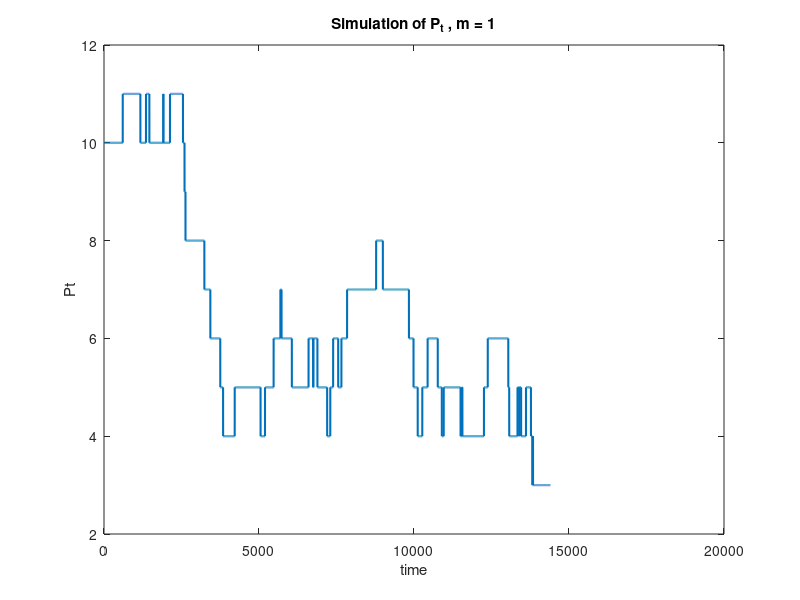
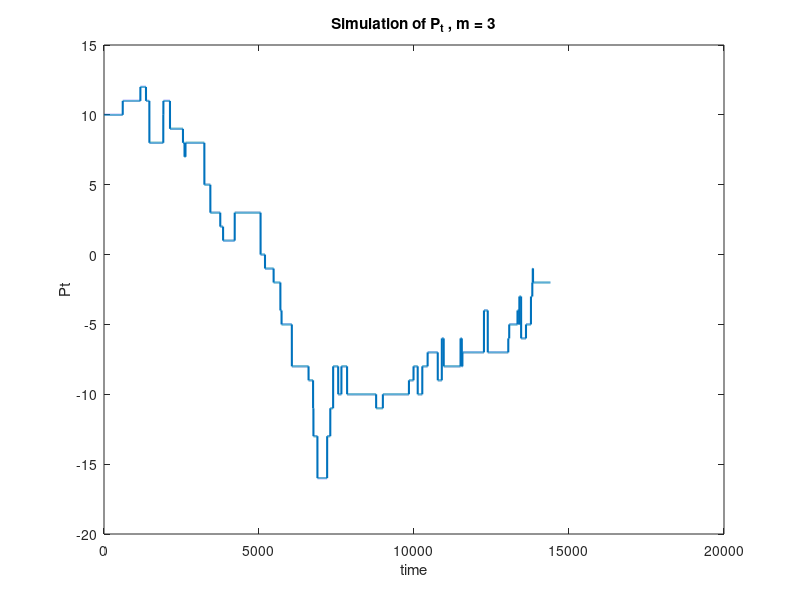
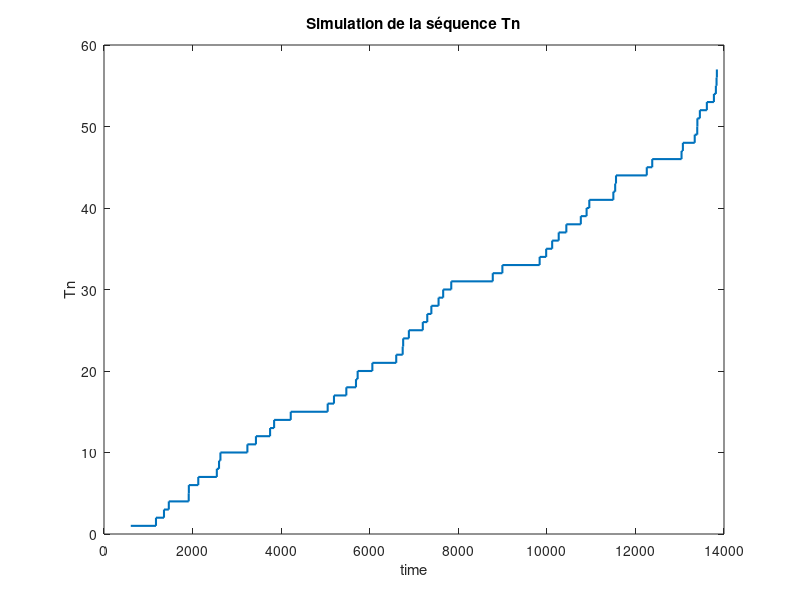

Write MATLAB code to recreate these figures, in order.
clc, clearvars, close all;


% I use Statistics and Machine Learning Toolbox for exponential law

P0 = 10;
T = 4 * 3600;

function[Sn] = S_sim(n)
    % first we estimate the lambda
    lambda = 1/300;
    % exprnd simulate exponential law with the mean as an input
    Sn = exprnd(1/lambda, n, 1);
end


function[Nt] = compute_Nt(t, Tn)
    N_t = Tn(Tn <= t);
    Nt = length(N_t);
end

function[Jn] = get_Jn_m3(Tn)
    Jn = rand(length(Tn), 1);
    Jn(Jn >= 0.5 + 1/3) = 3;
    Jn(Jn < 0.5 + 1/3 & Jn >= 1/2) = 2;
    Jn(Jn < 0.5) = 1;
    binary_v = 2 * randi([0,1], length(Tn), 1) - 1;
    Jn = Jn .*binary_v;
end


 
Sn = S_sim(1000);

Tn = cumsum(Sn);
Tn = Tn(Tn < T); 


Jn_m1 = 2 * randi([0, 1], length(Tn), 1) - 1;
Jn_m3 = get_Jn_m3(Tn);

t_values = 0:T;
Pt_m1 = zeros(size(t_values));
Pt_m3 = Pt_m1;

for i = 1:length(t_values)
    t = t_values(i);
    Nt = compute_Nt(t, Tn);
    Pt_m1(i) = P0 + sum(Jn_m1(1:Nt));
    Pt_m3(i) = P0 + sum(Jn_m3(1:Nt));
end

% figure;
% scatter(Tn, Jn);
% title('T_n vs J_n');
% xlabel('Tn');
% ylabel('Jn');




figure;
plot(t_values, Pt_m1, 'LineWidth', 1.5);
title('Simulation of P_t , m = 1');
xlabel('time');
ylabel('Pt');

figure;
plot(t_values, Pt_m3, 'LineWidth', 1.5);
title('Simulation of P_t , m = 3');
xlabel('time');
ylabel('Pt');

figure;
stairs(Tn, 1:length(Tn), 'LineWidth', 1.5);
title('Simulation de la séquence Tn')
xlabel('time');
ylabel('Tn');
